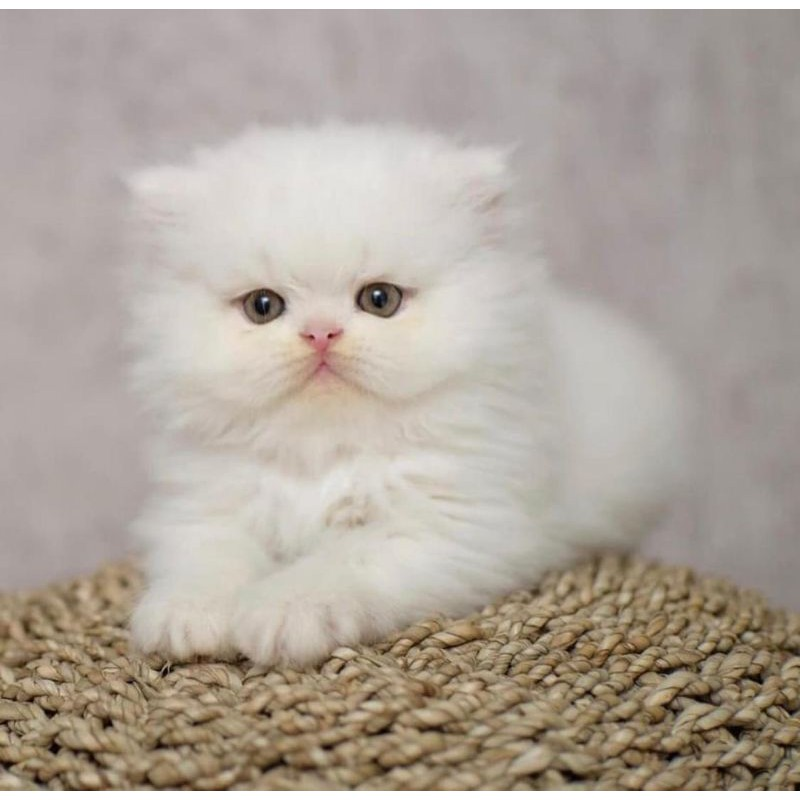
#> input picture image.jpeg, 800 x 800 px, found by its file name
$ python manual_rotateing.py
#> lines starting #> are read from the running program, lines starting #| are printed output that depends on the picture
import numpy as np
import math
from scipy import ndimage
from PIL import Image
from matplotlib import pyplot as plt
import matplotlib.image as mpimg

#  inputs
img = mpimg.imread("image.jpeg")
#> img is the input picture: shape (800, 800, 3); mean R, G, B 175.1, 165.3, 155.5
rotation_amount_degree = 45

#  convert rotation amount to radian
rotation_amount_rad = rotation_amount_degree * np.pi / 180.0


#  get dimension info
height, width, num_channels = img.shape
#> height = 800; width = 800; num_channels = 3


#  create output image, for worst case size (45 degree)
max_len = int(math.sqrt(height*height + width*width))
#> max_len = 1131
rotated_image = np.zeros((max_len, max_len, num_channels))
#rotated_image = np.zeros((img.shape))


rotated_height, rotated_width, _ = rotated_image.shape
#> rotated_height = 1131; rotated_width = 1131
mid_row = int( (rotated_height+1)/2 )
#> mid_row = 566
mid_col = int( (rotated_width+1)/2 )
#> mid_col = 566

#  for each pixel in output image, find which pixel
#it corresponds to in the input image
for r in range(rotated_height):
    for c in range(rotated_width):
        #  apply rotation matrix, the other way
        y = (r-mid_col)*math.cos(rotation_amount_rad) + (c-mid_row)*math.sin(rotation_amount_rad)
        x = -(r-mid_col)*math.sin(rotation_amount_rad) + (c-mid_row)*math.cos(rotation_amount_rad)

        #  add offset
        y += mid_col
        x += mid_row

        #  get nearest index
        #a better way is linear interpolation
        x = round(x)
        y = round(y)

        #print(r, " ", c, " corresponds to-> " , y, " ", x)

        #  check if x/y corresponds to a valid pixel in input image
        if (x >= 0 and y >= 0 and x < width and y < height):
            rotated_image[r][c][:] = img[y][x][:]
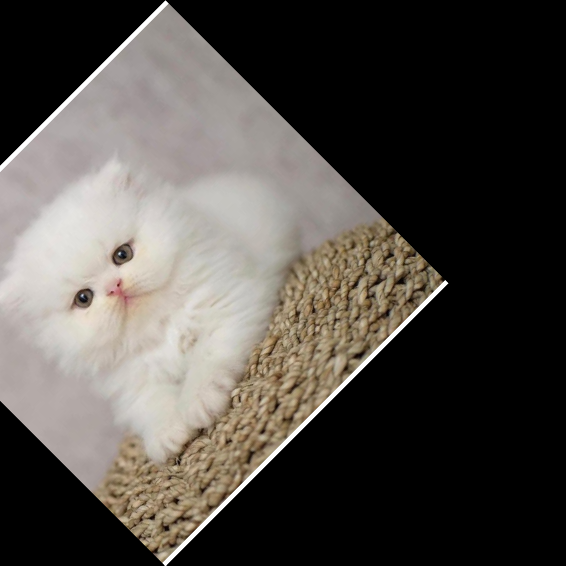
#> rotated_image: shape (1131, 1131, 3) float64 (shown at 1/2 size); mean R, G, B 79.8, 75.3, 70.4


#  save output image
output_image = Image.fromarray(rotated_image.astype("uint8"))
output_image.save("output/manual_rotated.jpg")
